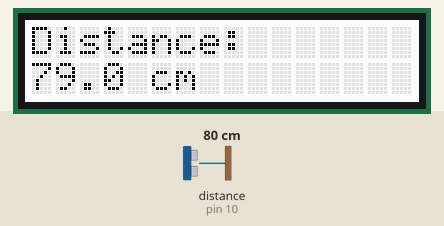
Bench run of a sketch on a simulated Arduino Uno, built with avr-gcc and run on an emulated ATmega328P. Parts: 16×2 character LCD. Wiring (inferred from the names in the program): ultrasonic range finder: trigger pin 9; echo pin 10. The test bench sets the inputs (shaded band); at power-on: distance to the obstacle (sensor on pin 10) 80 cm. The echo pulse lasts 58.3 µs per cm.

Above: at 1.2 s.
1.3 s: distance to the obstacle (sensor on pin 10) set to 7 cm
At 2.6 s:
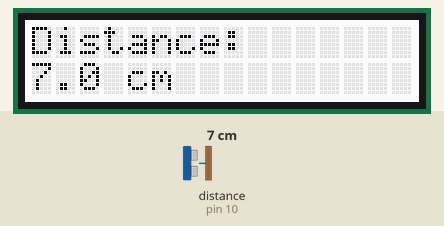
3.6 s: distance to the obstacle (sensor on pin 10) set to 4 cm
At 4.3 s:
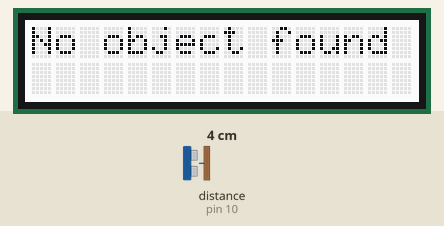
5.3 s: distance to the obstacle (sensor on pin 10) set to 18 cm
At 6.6 s:
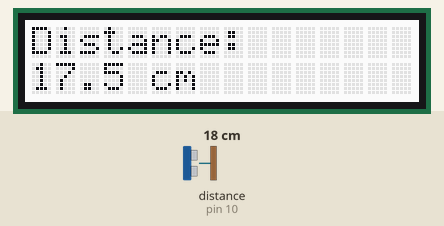
7.3 s: distance to the obstacle (sensor on pin 10) set to 2 cm
At 8.1 s:
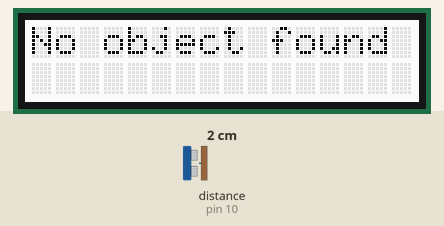
Timing chart, 0 to 10.3 s (numbered marks = the images above; inputs shaded):
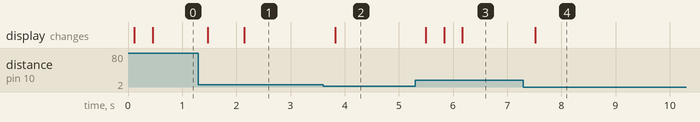

The sketch:

measuring-distances.ino
```cpp
// Lesson #16 - Measure distance using the ultrasonic sensor

#include <DFRobot_RGBLCD1602.h>

// LCD (use 0x6B if your module is V1.1)
DFRobot_RGBLCD1602 lcd(0x60, 16, 2);

// Ultrasonic sensor pins
const int trigPin = 9;
const int echoPin = 10;

long duration;
float distance;

const float MIN_DISTANCE = 5.0;    // cm
const float MAX_DISTANCE = 100.0;  // cm

void setup() {
  // Initialize LCD
  lcd.init();
  lcd.setColorWhite();
  lcd.clear();

  lcd.setCursor(0, 0);
  lcd.print("Distance:");

  pinMode(trigPin, OUTPUT);
  pinMode(echoPin, INPUT);
}

void loop() {
  // Send ultrasonic pulse
  digitalWrite(trigPin, LOW);
  delayMicroseconds(2);
  digitalWrite(trigPin, HIGH);
  delayMicroseconds(10);
  digitalWrite(trigPin, LOW);

  // Read echo time (timeout increased for safety)
  duration = pulseIn(echoPin, HIGH, 60000);

  lcd.setCursor(0, 1);
  lcd.print("                "); // Clear line
  lcd.setCursor(0, 1);

  // If no echo received
  if (duration == 0) {
    lcd.clear();
    lcd.print("No object found");
    delay(300);
    return;
  } else {
    // Convert to distance (cm)
    distance = duration * 0.034 / 2;

    // Check detection zone
    if (distance < MIN_DISTANCE || distance > MAX_DISTANCE) {
      lcd.clear();
      lcd.print("No object found");
    } else {
      lcd.clear();
      lcd.setCursor(0, 0);
      lcd.print("Distance:");
      lcd.setCursor(0, 1);
      lcd.print(distance, 1);
      lcd.print(" cm");
    }
  }

  delay(300);
}
```

Measured:
- the behaviour switches between 6 and 5 cm on distance to the obstacle (sensor on pin 10) (found by bisection; images 1 and 2)
- after the input at 1.3 s, the display: first changes after 0.18 s (image 1 shows a later state)
- after the input at 3.6 s, the display: changes after 0.23 s (image 2)
- after the input at 5.3 s, the display: changes after 0.20 s (image 3)
- after the input at 7.3 s, the display: changes after 0.22 s (image 4)
